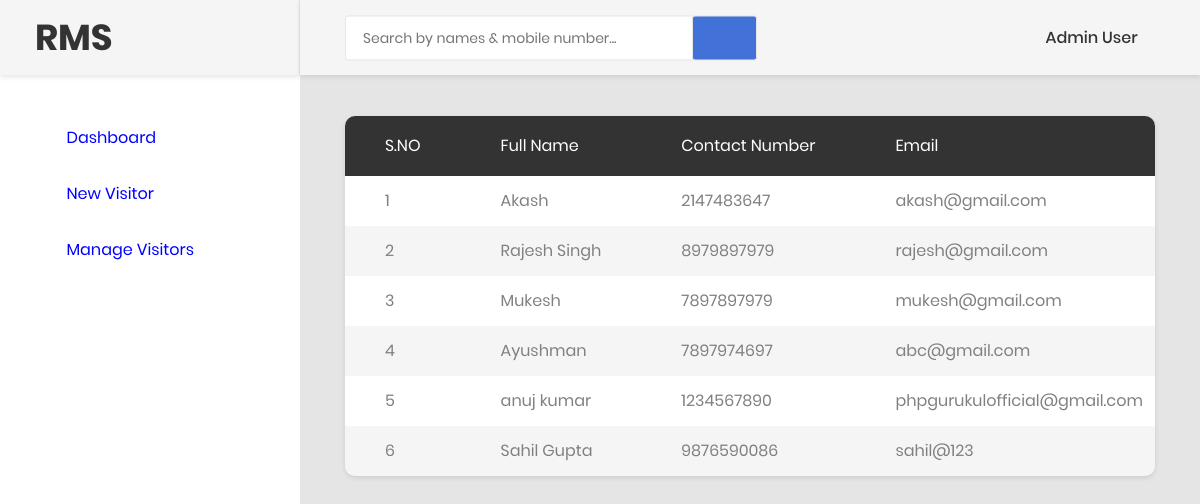
Page /cvms/manage-newvisitors.php (signed in) on the committed database.
### tables this page shows
CREATE TABLE `tblvisitor` (
  `ID` int(5) NOT NULL,
  `FullName` varchar(120) DEFAULT NULL,
  `Email` varchar(120) DEFAULT NULL,
  `MobileNumber` bigint(11) DEFAULT NULL,
  `Address` varchar(250) DEFAULT NULL,
  `WhomtoMeet` varchar(120) DEFAULT NULL,
  `Deptartment` varchar(120) DEFAULT NULL,
  `ReasontoMeet` varchar(120) DEFAULT NULL,
  `EnterDate` timestamp NULL DEFAULT current_timestamp(),
  `remark` varchar(255) DEFAULT NULL,
  `outtime` timestamp NULL DEFAULT NULL ON UPDATE current_timestamp()
);

### cvms/manage-newvisitors.php (the view, shortened to what this page needs)
<?php
include('includes/dbconnection.php');
if (strlen($_SESSION['cvmsaid']==0)) {
  header('location: index.php');
  } else{
  ?>
<!DOCTYPE html>
<html lang="en">
<head>
    <link href="css/font-face.css" rel="stylesheet" media="all">
    <link href="vendor/font-awesome-4.7/css/font-awesome.min.css" rel="stylesheet" media="all">
    <link href="vendor/font-awesome-5/css/fontawesome-all.min.css" rel="stylesheet" media="all">
    <link href="vendor/mdi-font/css/material-design-iconic-font.min.css" rel="stylesheet" media="all">
    <link href="vendor/bootstrap-4.1/bootstrap.min.css" rel="stylesheet" media="all">
    <link href="vendor/animsition/animsition.min.css" rel="stylesheet" media="all">
    <link href="vendor/bootstrap-progressbar/bootstrap-progressbar-3.3.4.min.css" rel="stylesheet" media="all">
    <link href="vendor/wow/animate.css" rel="stylesheet" media="all">
    <link href="vendor/css-hamburgers/hamburgers.min.css" rel="stylesheet" media="all">
    <link href="vendor/slick/slick.css" rel="stylesheet" media="all">
    <link href="vendor/select2/select2.min.css" rel="stylesheet" media="all">
    <link href="vendor/perfect-scrollbar/perfect-scrollbar.css" rel="stylesheet" media="all">
    <link href="css/theme.css" rel="stylesheet" media="all">
</head>
<body class="animsition">
      <?php include_once('includes/sidebar.php');?>
        <div class="page-container">
            <?php include_once('includes/header.php');?>
            <div class="main-content">
                <div class="section__content section__content--p30">
                    <div class="container-fluid">
                        <div class="row">
                            <div class="col-lg-12">
                                <div class="table-responsive table--no-card m-b-30">
                                    <table class="table table-borderless table-striped table-earning">
                                         <thead>
                                        <tr>
                                            <tr>
                  <th>S.NO</th>
                  <th>Full Name</th>
              <th>Contact Number</th>
              <th>Email</th>
                </tr>
                                        </tr>
                                        </thead>
                                       <?php
$ret=mysqli_query($con,"select *from tblvisitor");
$cnt=1;
while ($row=mysqli_fetch_array($ret)) {
?>
                <tr>
                  <td><?php echo $cnt;?></td>
                  <td><?php  echo $row['FullName'];?></td>
                  <td><?php  echo $row['MobileNumber'];?></td>
                <td><?php  echo $row['Email'];?></td>
                </tr>
                <?php
$cnt=$cnt+1;
}?>
                                    </table>
                                </div>
                            </div>
                        </div>
          </div>
                </div>
            </div>
        </div>
</body>
</html>
<?php }  ?>

### cvms/includes/header.php (shortened to what this page needs)
<header class="header-desktop">
                <div class="section__content section__content--p30">
                    <div class="container-fluid">
                        <div class="header-wrap">
                            <form class="form-header" name="search" action="search-visitor.php" method="post">
                                <input class="au-input au-input--xl" type="text" name="searchdata" id="searchdata" placeholder="Search by names &amp; mobile number..." />
                                <button class="au-btn--submit" type="submit" name="search">
                                    <i class="zmdi zmdi-search"></i>
                                </button>
                            </form>
                            <div class="header-button">
                                 <?php
$adminid=$_SESSION['cvmsaid'];
$ret=mysqli_query($con,"select AdminName from tbladmin where ID='$adminid'");
$row=mysqli_fetch_array($ret);
$name=$row['AdminName'];
?>
                                <div class="account-wrap">
                                    <div class="account-item clearfix js-item-menu">
                                        <div class="content">
                                            <a class="js-acc-btn" href="#"><?php echo $name; ?></a>
                                        </div>
                                    </div>
                                </div>
                            </div>
                        </div>
                    </div>
                </div>
            </header>

### rows in the picture
tblvisitor: FullName "Akash", MobileNumber "2147483647", Email "akash@gmail.com"
tblvisitor: FullName "Rajesh Singh", MobileNumber "8979897979", Email "rajesh@gmail.com"
tblvisitor: FullName "Mukesh", MobileNumber "7897897979", Email "mukesh@gmail.com"
tblvisitor: FullName "Ayushman", MobileNumber "7897974697", Email "abc@gmail.com"
tblvisitor: FullName "anuj kumar", MobileNumber "1234567890", Email "phpgurukulofficial@gmail.com"
tblvisitor: FullName "Sahil Gupta", MobileNumber "9876590086", Email "sahil@123"

### other values in the picture
$name "Admin User"
